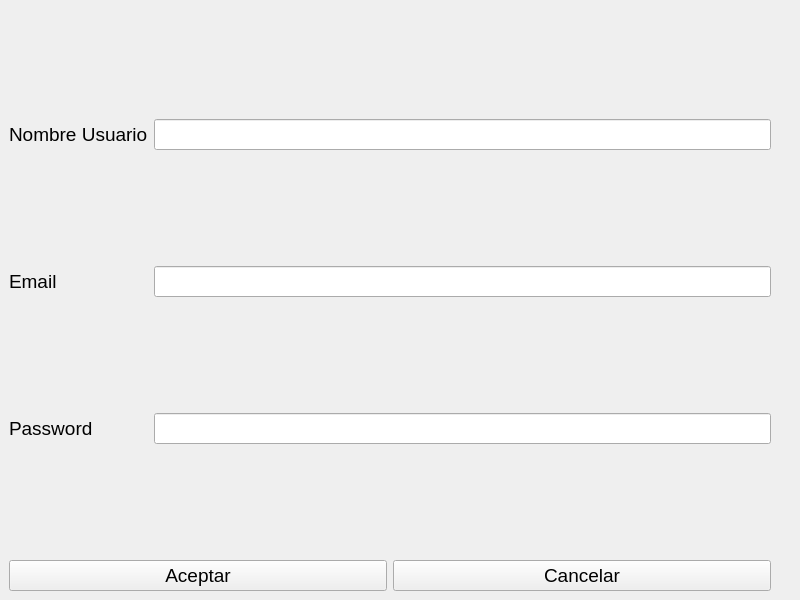
<?xml version="1.0" encoding="UTF-8"?>
<ui version="4.0">
 <class>MainWindow</class>
 <widget class="QMainWindow" name="MainWindow">
  <property name="geometry">
   <rect>
    <x>0</x>
    <y>0</y>
    <width>800</width>
    <height>600</height>
   </rect>
  </property>
  <property name="windowTitle">
   <string>MainWindow</string>
  </property>
  <widget class="QWidget" name="centralwidget">
   <layout class="QGridLayout" name="gridLayout_2">
    <item row="0" column="0">
     <layout class="QGridLayout" name="gridLayout">
      <item row="0" column="1">
       <widget class="QLineEdit" name="lineEdit_nombre">
        <property name="font">
         <font>
          <pointsize>14</pointsize>
         </font>
        </property>
       </widget>
      </item>
      <item row="0" column="0">
       <widget class="QLabel" name="label">
        <property name="font">
         <font>
          <pointsize>14</pointsize>
         </font>
        </property>
        <property name="text">
         <string>Nombre Usuario</string>
        </property>
       </widget>
      </item>
      <item row="2" column="1">
       <widget class="QLineEdit" name="lineEdit_password">
        <property name="font">
         <font>
          <pointsize>14</pointsize>
         </font>
        </property>
       </widget>
      </item>
      <item row="1" column="1">
       <widget class="QLineEdit" name="lineEdit_email">
        <property name="font">
         <font>
          <pointsize>14</pointsize>
         </font>
        </property>
       </widget>
      </item>
      <item row="2" column="0">
       <widget class="QLabel" name="label_3">
        <property name="font">
         <font>
          <pointsize>14</pointsize>
         </font>
        </property>
        <property name="text">
         <string>Password</string>
        </property>
       </widget>
      </item>
      <item row="1" column="0">
       <widget class="QLabel" name="label_2">
        <property name="font">
         <font>
          <pointsize>14</pointsize>
         </font>
        </property>
        <property name="text">
         <string>Email</string>
        </property>
       </widget>
      </item>
     </layout>
    </item>
    <item row="1" column="0">
     <layout class="QHBoxLayout" name="horizontalLayout">
      <item>
       <widget class="QPushButton" name="pushButton">
        <property name="font">
         <font>
          <pointsize>14</pointsize>
         </font>
        </property>
        <property name="text">
         <string>Aceptar</string>
        </property>
       </widget>
      </item>
      <item>
       <widget class="QPushButton" name="pushButton_Cancelar">
        <property name="font">
         <font>
          <pointsize>14</pointsize>
         </font>
        </property>
        <property name="text">
         <string>Cancelar</string>
        </property>
       </widget>
      </item>
     </layout>
    </item>
    <item row="0" column="1">
     <spacer name="verticalSpacer">
      <property name="orientation">
       <enum>Qt::Vertical</enum>
      </property>
      <property name="sizeHint" stdset="0">
       <size>
        <width>20</width>
        <height>40</height>
       </size>
      </property>
     </spacer>
    </item>
   </layout>
  </widget>
 </widget>
 <resources/>
 <connections/>
</ui>
